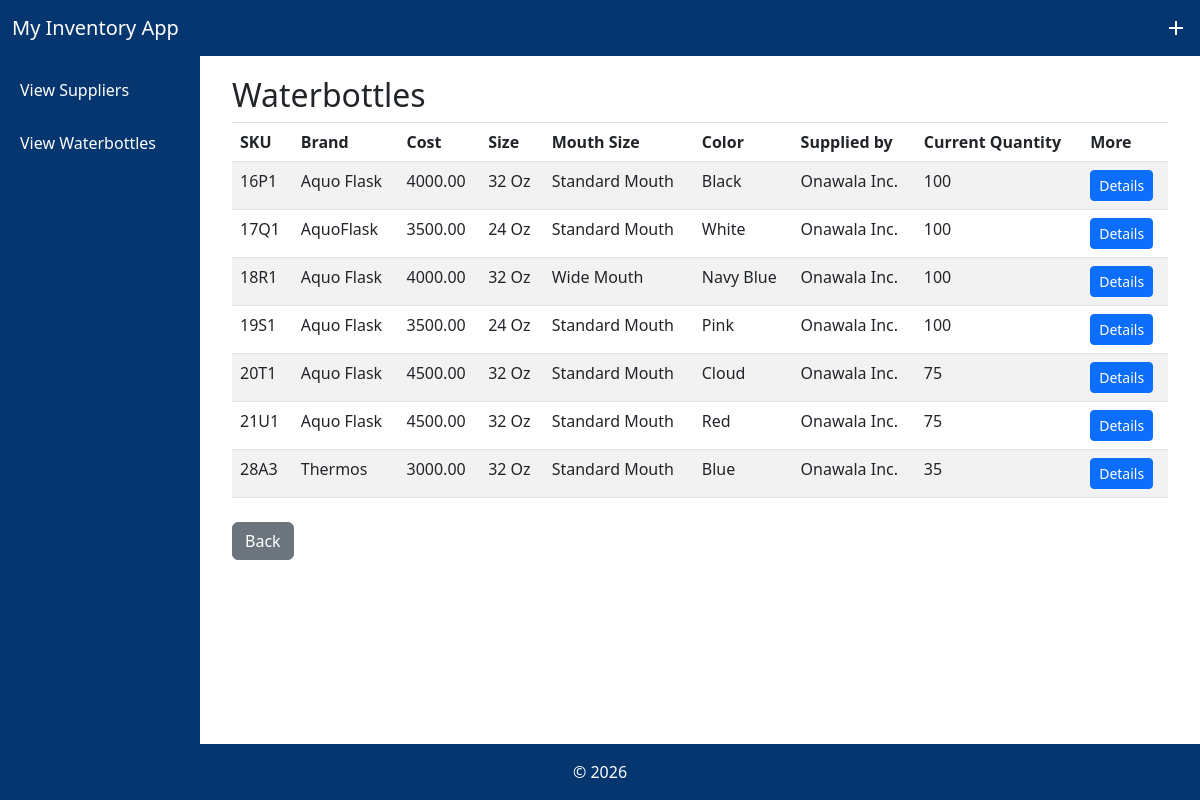
Before: /view_bottles/5/ with the older database file.
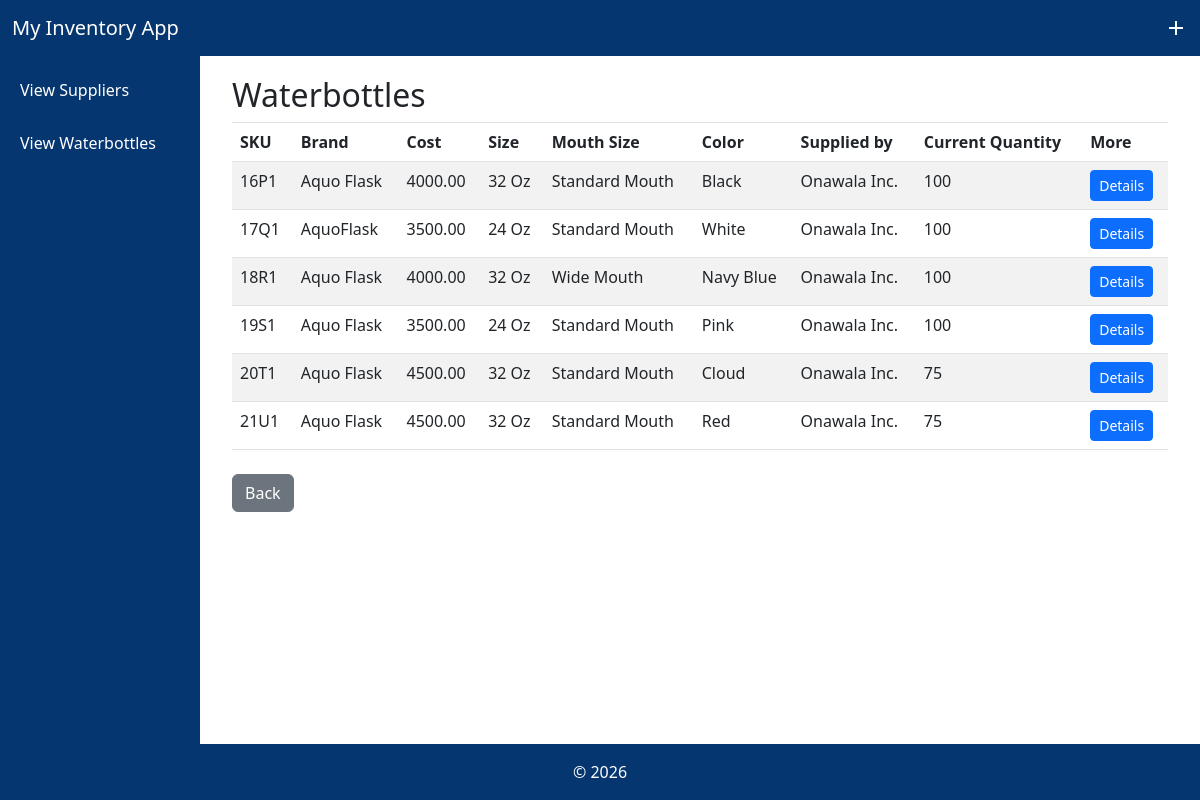
After: the same page with the newer database file.
### MyInventoryApp/models.py (models this page shows, shortened)
class WaterBottle(models.Model):
    SKU = models.CharField(max_length=300)
    Brand = models.CharField(max_length=300)
    Cost = models.DecimalField(max_digits=100, decimal_places=2)
    Size = models.CharField(max_length=300)
    Mouth_Size = models.CharField(max_length=300)
    Color = models.CharField(max_length=300)
    Supplied_by = models.ForeignKey(Supplier,on_delete=models.CASCADE)
    Current_Quantity = models.IntegerField()
    objects = models.Manager()

class Supplier(models.Model):
    Name = models.CharField(max_length=300)
    City = models.CharField(max_length=300)
    Country = models.CharField(max_length=300)
    Created_At = models.DateTimeField(blank=True, null=True)
    objects = models.Manager()

### MyInventoryApp/views.py (the view)
# urls.py: path('view_bottles/<int:pk>/', views.view_bottles_by_supplier, name='view_bottles_by_supplier'),
def view_bottles_by_supplier(request, pk):
    supplier = get_object_or_404(Supplier, pk=pk)
    waterbottles = WaterBottle.objects.filter(Supplied_by_id=pk)
    return render(request, "MyInventoryApp/view_bottles.html", {"supplier": supplier,"waterbottles": waterbottles})

### MyInventoryApp/templates/MyInventoryApp/view_bottles.html
{% extends 'MyInventoryApp/base.html' %}
{% load static %}
                {% block content %}
                <h2>Waterbottles</h2>
                <div class="col-12">
                    <table class="table table-striped">
                        <thead>
                            <th class="border-top border-bottom" scope="col"> SKU </th>
                            <th class="border-top border-bottom" scope="col"> Brand </th>
                            <th class="border-top border-bottom" scope="col"> Cost </th>
                            <th class="border-top border-bottom" scope="col"> Size </th>
                            <th class="border-top border-bottom" scope="col"> Mouth Size </th>
                            <th class="border-top border-bottom" scope="col"> Color </th>
                            <th class="border-top border-bottom" scope="col"> Supplied by </th>
                            <th class="border-top border-bottom" scope="col"> Current Quantity </th>
                            <th class="border-top border-bottom" scope="col"> More </th>
                        </thead>
                        <tbody>
                            {% for bottle in waterbottles %}
                            <tr>
                                <td> {{ bottle.SKU }} </td>
                                <td> {{ bottle.Brand }} </td>
                                <td> {{ bottle.Cost }} </td>
                                <td> {{ bottle.Size }} </td>
                                <td> {{ bottle.Mouth_Size }} </td>
                                <td> {{ bottle.Color }} </td>
                                <td> {{ bottle.Supplied_by.Name }} </td>
                                <td> {{ bottle.Current_Quantity }} </td>
                                <td> <a href="{% url 'view_bottle_details' bottle.pk %}" class="btn btn-primary btn-sm">Details</a> </td>
                            </tr>
                            {% endfor %}
                        </tbody>
                    </table>
                    <div class="mt-4">
                        <a href="{% url 'view_supplier' %}" class="btn btn-secondary"> Back </a>
                    </div>
                </div>
                {% endblock %}

### MyInventoryApp/templates/MyInventoryApp/base.html (shortened to what this page needs)
{% load static %}
<html>
    <head>
        <link rel="stylesheet" href="{% static '/bootstrap/css/bootstrap.min.css' %}">
        <link rel="stylesheet" href="{% static '/bootstrap/css/custom.css' %}">
    </head>
    <body>
        <nav class="navbar navbar-dark sticky-top" style="background-color: #063670;">
            <div class="container-fluid">
            <a class="navbar-brand mb-0" href="{% url 'view_supplier' %}">My Inventory App</a>
            <a href="{% url 'add_bottle' %}" style="color:white"><i class="material-icons">add</i></a>
            </div>
        </nav>
        <div class="page-wrapper">
            <div class="sidebar">
                {% block sidebar %}
                    <a href="{% url 'view_supplier' %}">View Suppliers</a>
                    <a href="{% url 'view_bottles' %}">View Waterbottles</a>
                {% endblock %}
            </div>
            <div class="main-content">
                <div class="container">
                    <div class="row">
                        {% block content %}{% endblock %}
                    </div>
                </div>
            </div>
        </div>
        <footer class="bg-custom text-white text-center py-3" style="background-color: #063670;">
            <div class="container">&copy; 2026</div>
        </footer>
    </body>
</html>

### MyInventoryApp/templates/MyInventoryApp/base.html (style rules this page uses)
body { display: flex; flex-direction: column; margin: 0; min-height: 100vh; }
.page-wrapper { display: flex; flex: 1; }
.sidebar { width: 200px; background-color: #063670; padding: 10px; box-sizing: border-box; }
.sidebar a { display: block; color: white; text-decoration: none; padding: 12px 10px; border-radius: 5px; margin-bottom: 5px; }
.main-content { flex: 1; padding: 20px; }

Changed rows visible on the page:
removed WaterBottle: SKU "28A3", Brand "Thermos", Cost "3000.00", Size "32 Oz", Mouth_Size "Standard Mouth", Color "Blue", Supplied_by.Name "Onawala Inc.", Current_Quantity "35"
